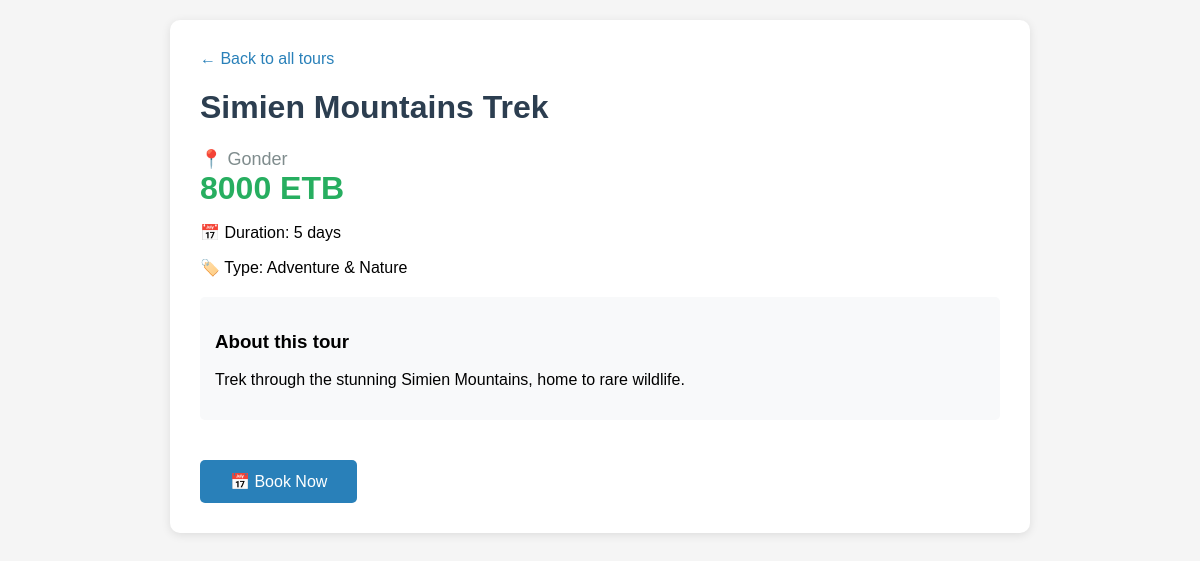
The app's page /package/2/ with its own data.
### tours/models.py (models this page shows, shortened)
class TourPackage(models.Model):
    PACKAGE_TYPES = [
        ('cultural', 'Cultural & Historical'),
        ('adventure', 'Adventure & Nature'),
        ('extreme', 'Extreme Adventure'),
    ]
    name = models.CharField(max_length=200)
    package_type = models.CharField(max_length=50, choices=PACKAGE_TYPES)
    location = models.CharField(max_length=200)
    price = models.IntegerField(help_text="Price in ETB")
    duration_days = models.IntegerField()
    description = models.TextField()
    image = models.ImageField(upload_to='tours/', blank=True, null=True)
    created_at = models.DateTimeField(auto_now_add=True)

### tours/views.py (the view)
# urls.py: path('package/<int:package_id>/', views.package_detail, name='package_detail'),
def package_detail(request, package_id):
    package = get_object_or_404(TourPackage, id=package_id)
    return render(request, 'tours/package_detail.html', {'package': package})

### tours/templates/tours/package_detail.html (shortened to what this page needs)
<!DOCTYPE html>
<html>
<head>
</head>
<body>
    <div class="container">
        <a href="/" class="back">← Back to all tours</a>
        <h1>{{ package.name }}</h1>
        <div class="location">📍 {{ package.location }}</div>
        <div class="price">{{ package.price }} ETB</div>
        <p>📅 Duration: {{ package.duration_days }} days</p>
        <p>🏷️ Type: {{ package.get_package_type_display }}</p>
        <div class="info">
            <h3>About this tour</h3>
            <p>{{ package.description }}</p>
        </div>
        <a href="{% url 'book_package' package.id %}" class="btn">📅 Book Now</a>
    </div>
</body>
</html>

### tours/templates/tours/package_detail.html (style rules this page uses)
body { font-family: Arial, sans-serif; margin: 0; padding: 20px; background-color: #f5f5f5; }
.container { max-width: 800px; margin: 0 auto; background: white; padding: 30px; border-radius: 10px; box-shadow: 0 2px 10px rgba(0,0,0,0.1); }
h1 { color: #2c3e50; }
.price { font-size: 32px; color: #27ae60; font-weight: bold; }
.location { color: #7f8c8d; font-size: 18px; }
.info { margin: 20px 0; padding: 15px; background: #f8f9fa; border-radius: 5px; }
.btn { display: inline-block; background: #2980b9; color: white; padding: 12px 30px; text-decoration: none; border-radius: 5px; margin-top: 20px; }
.back { color: #2980b9; text-decoration: none; }

### records on screen
TourPackage: name "Simien Mountains Trek", location "Gonder", price "8000", duration_days "5", package_type "Adventure & Nature", description "Trek through the stunning Simien Mountains, home to rare wildlife."
